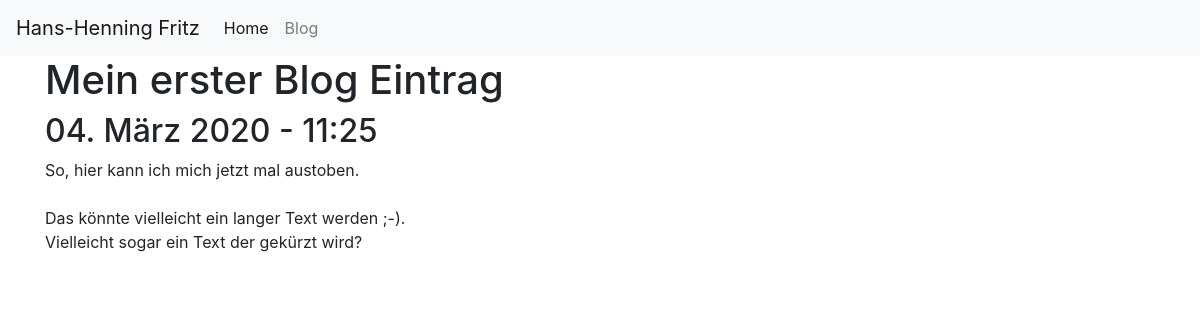
Page /blog/1/ on the committed database.
### blog/models.py (models this page shows, shortened)
class Blog(models.Model):
    title = models.CharField(max_length=100)
    text = models.TextField()
    created_at = models.DateTimeField(auto_now_add=True)

### blog/views.py (the view)
# urls.py: path('<int:blog_id>/', views.detail, name='detail'),
def detail(request, blog_id):
    blog = get_object_or_404(Blog, pk=blog_id)
    return render(request, 'blog/detail.html', {'blog': blog})

### blog/templates/blog/detail.html
{% extends 'portfolio/base.html' %}
{% block content %}
    <h1>{{ blog.title }}</h1>
    <h2>{{ blog.created_at|date:'d. F Y - H:i' }}</h2>
    <p>{{ blog.text|safe }}</p>
{% endblock %}

### rows in the picture
Blog: title "Mein erster Blog Eintrag", created_at "04. März 2020 - 11:25", text "So, hier kann ich mich jetzt mal austoben. Das könnte vielleicht ein langer Text werden ;-). Vielleicht sogar ein Text der gekürzt wird?"
